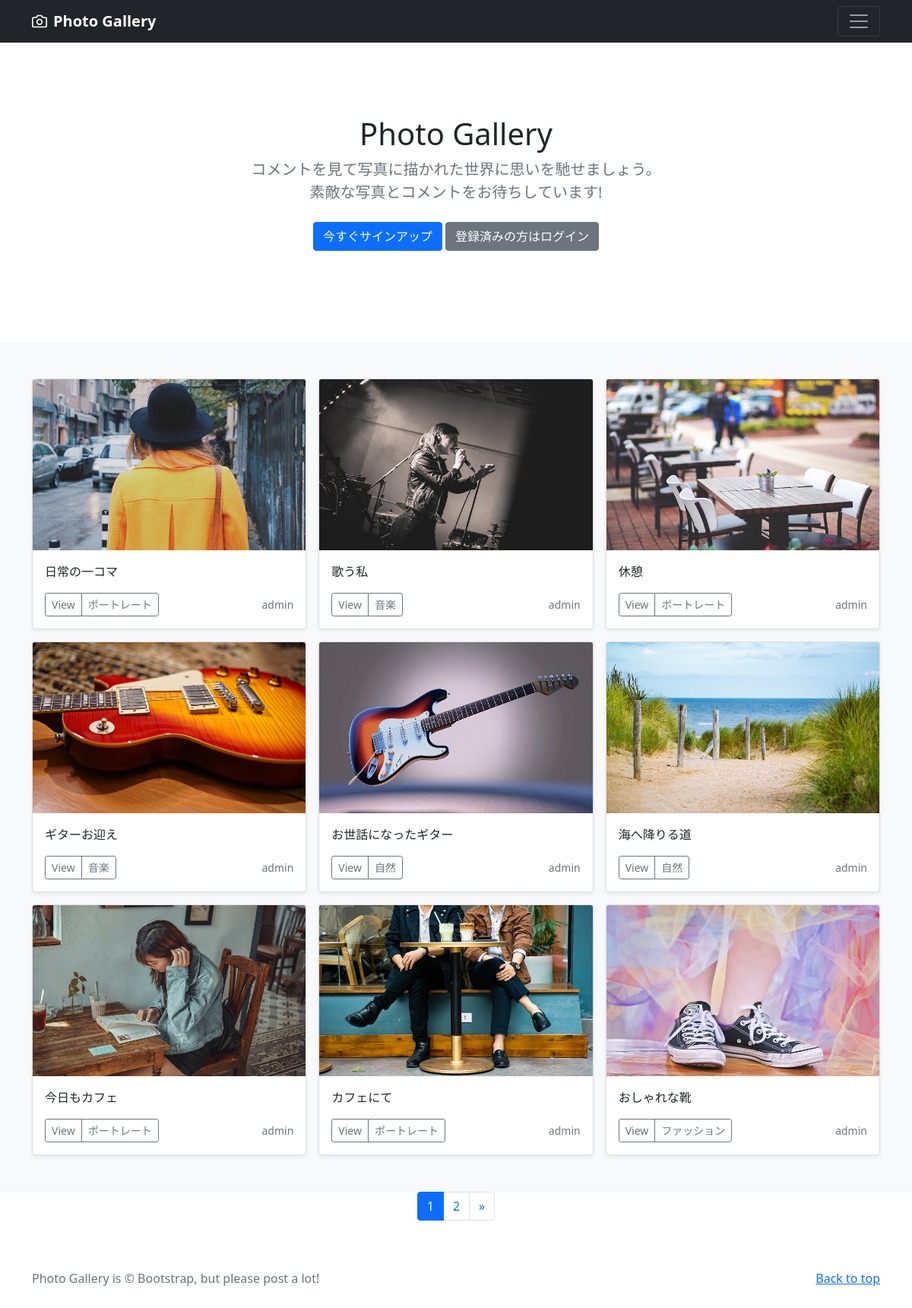
The page / on the database its author committed.
### photo/models.py (models this page shows, shortened)
class PhotoPost(models.Model):
    user = models.ForeignKey(
        CustomUser,
        verbose_name='ユーザー',
        on_delete=models.CASCADE
    )
    category = models.ForeignKey(
        Category,
        verbose_name='カテゴリ',
        on_delete=models.PROTECT
    )
    title = models.CharField(
        verbose_name='タイトル',
        max_length=200
    )
    comment = models.TextField(
        verbose_name='コメント',
    )
    image1 = models.ImageField(
        verbose_name='イメージ1',
        upload_to = 'photos'
    )
    image2 = models.ImageField(
        verbose_name='イメージ2',
        upload_to = 'photos',
        blank=True,
        null=True
    )
    posted_at = models.DateTimeField(
        verbose_name='投稿日時',
        auto_now_add=True
    )

class Category(models.Model):
    title = models.CharField(
        verbose_name='カテゴリ',
        max_length=20
    )

### accounts/models.py (models this page shows)
class CustomUser(AbstractUser):
    pass

### photo/views.py (the view)
# urls.py: path('', views.IndexView.as_view(), name='index'),
class IndexView(ListView):
    template_name ='index.html'
    queryset = PhotoPost.objects.order_by('-posted_at')
    paginate_by = 9

### photo/templates/index.html (shortened to what this page needs)
{% extends 'base.html' %}
      {% block contents %}
      {% include "photos_title.html" %}
      {% include "photos_list.html" %}
      {% include "pagination.html" %}
      {% endblock %}

### photo/templates/base.html (shortened to what this page needs)
{% load static %}
<!doctype html>
<html lang="en">
  <head>
    <link href="https://cdn.jsdelivr.net/npm/bootstrap@5.0.2/dist/css/bootstrap.min.css"
          rel="stylesheet"
>
  </head>
  <body>
    <header>
      <div class="navbar navbar-dark bg-dark shadow-sm">
        <div class="container">
          <a href="{% url 'photo:index' %}"
             class="navbar-brand d-flex align-items-center">
            <strong>Photo Gallery</strong>
          </a>
          <button class="navbar-toggler"
                  type="button"
                  data-bs-toggle="collapse"
                  data-bs-target="#navbarHeader"
                  aria-controls="navbarHeader"
                  aria-expanded="false"
                  aria-label="Toggle navigation">
            <span class="navbar-toggler-icon"></span>
          </button>
        </div>
      </div>
    </header>
    <main>
      {% block contents %}{% endblock %}
    </main>
    <footer class="text-muted py-5">
      <div class="container">
        <p class="float-end mb-1">
          <a href="#">Back to top</a>
        </p>
        <p class="mb-1">
          Photo Gallery is &copy; Bootstrap, but please post a lot!</p>
      </div>
    </footer>
  </body>
</html>

### photo/templates/photos_title.html
  <section class="py-5 text-center container">
    <div class="row py-lg-5">
      <div class="col-lg-6 col-md-8 mx-auto">
        <h1 class="fw-light">Photo Gallery</h1>
        <p class="lead text-muted">
          コメントを見て写真に描かれた世界に思いを馳せましょう。
          素敵な写真とコメントをお待ちしています!</p>
        <p>
          {% if user.is_authenticated %}
          <a href="{% url 'photo:post' %}"
            class="btn btn-primary my-2">投稿する</a>
          <a href="{% url 'accounts:logout' %}"
            class="btn btn-secondary my-2">ログアウト</a>
          {% else %}
          <a href="{% url 'accounts:signup' %}"
            class="btn btn-primary my-2">今すぐサインアップ</a>
          <a href="{% url 'accounts:login' %}"
            class="btn btn-secondary my-2">登録済みの方はログイン</a>
          {% endif %}
        </p>
      </div>
    </div>
  </section>

### photo/templates/photos_list.html (shortened to what this page needs)
  <div class="album py-5 bg-light">
    <div class="container">
      <div class="row row-cols-1 row-cols-sm-2 row-cols-md-3 g-3">
        {% for record in object_list %}
        <div class="col">
          <div class="card shadow-sm">
            <img src="{{ record.image1.url }}"
                 class="bd-placeholder-img card-img-top"
                 width="100%" height="225"
                 xmlns="http://www.w3.org/2000/svg"
                 role="img" aria-label="Placeholder: Thumbnail"
                 preserveAspectRatio="xMidYMid slice"
                 focusable="false">
                 <rect width="100%" height="100%" fill="#55595c"/>
            <div class="card-body">
              <p class="card-text">
                {{record.title}}
              </p>
              <div class="d-flex justify-content-between align-items-center">
                <div class="btn-group">
                  <button type="button"
                          class="btn btn-sm btn-outline-secondary">
                          View</button>
                  <button type="button"
                          class="btn btn-sm btn-outline-secondary"
onclick="location.href='{% url 'photo:photos_cat' category=record.category.id %}'">
                          {{record.category.title}}</button>
                </div>
                <small class="text-muted">
                  {{record.user.username}}</small>
              </div>
            </div>
          </div>
        </div>
        {% endfor %}
      </div>
    </div>
  </div>

### photo/templates/pagination.html (shortened to what this page needs)
<ul class="pagination"
    style="justify-content:center">
    {% for num in page_obj.paginator.page_range %}
        {% if page_obj.number == num %}
        <li class="page-item active">
            <span class="page-link">{{ num }}</span>
        </li>
        {% else %}
        <li class="page-item">
            <a class="page-link" href="?page={{ num }}">{{ num }}</a>
        </li>
        {% endif %}
    {% endfor %}
    {% if page_obj.has_next %}
    <li class="page-item">
        <a class="page-link"
            href="?page={{ page_obj.next_page_number }}"
            aria-label="Next">
            <span aria-hidden="true">&raquo;</span>
        </a>
    </li>
    {% endif %}
</ul>

### photo/templates/base.html (style rules this page uses)
.bd-placeholder-img { font-size: 1.125rem; text-anchor: middle; -webkit-user-select: none; -moz-user-select: none; user-select: none; }

### rows shown on the page
PhotoPost: image1 (picture), title "日常の一コマ", category "ポートレート", user.username "admin"
PhotoPost: image1 (picture), title "歌う私", category "音楽", user.username "admin"
PhotoPost: image1 (picture), title "休憩", category "ポートレート", user.username "admin"
PhotoPost: image1 (picture), title "ギターお迎え", category "音楽", user.username "admin"
PhotoPost: image1 (picture), title "お世話になったギター", category "自然", user.username "admin"
PhotoPost: image1 (picture), title "海へ降りる道", category "自然", user.username "admin"
PhotoPost: image1 (picture), title "今日もカフェ", category "ポートレート", user.username "admin"
PhotoPost: image1 (picture), title "カフェにて", category "ポートレート", user.username "admin"
PhotoPost: image1 (picture), title "おしゃれな靴", category "ファッション", user.username "admin"

### other values the page prints
{{ num }} "1"
{{ num }} "2"
